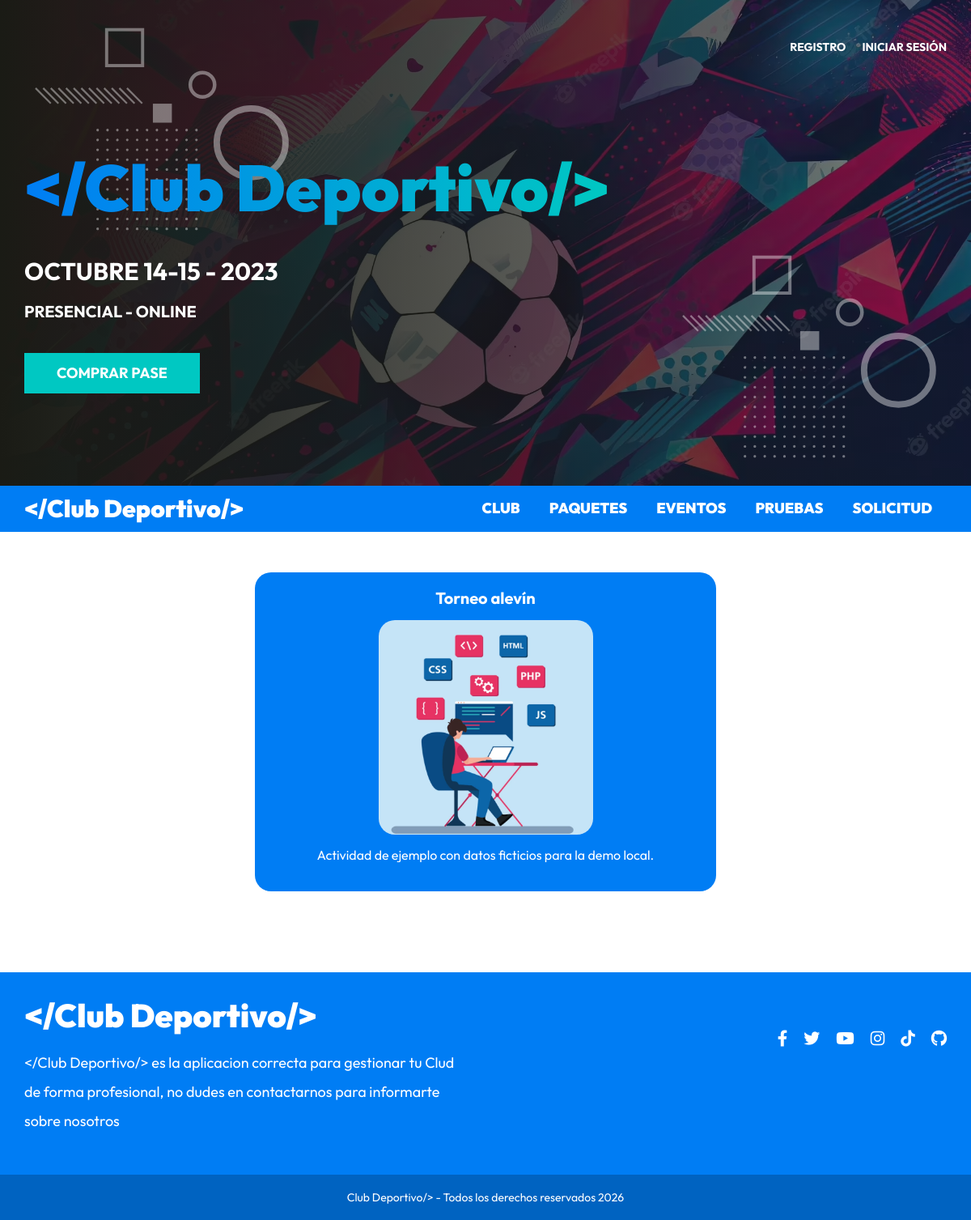
Page /evento?id=1 on the committed database.
### tables this page shows
CREATE TABLE eventos(id INT AUTO_INCREMENT PRIMARY KEY,nombre VARCHAR(120),descripcion TEXT,disponibles INT,categoria_id INT,dia_id INT,hora_id INT,entrenador_id INT,imagen VARCHAR(40));

### controllers/PaginasController.php (called while the page is built, shortened)
<?php
class PaginasController {
    public static function detalleEvento(Router $router) {
        $id = $_GET['id'] ?? null;
        $evento = Evento::find($id);
        $evento->categoria = Categoria::find($evento->categoria_id);
        $router->render('paginas/detalleEvento', [
            'titulo' => 'Evento Club Deportivo',
            'evento' => $evento
        ]);
    }
}

### public/index.php (called while the page is built, shortened)
<?php
$router = new Router();
$router->get('/login', [AuthController::class, 'login']);
$router->post('/login', [AuthController::class, 'login']);
$router->post('/logout', [AuthController::class, 'logout']);
$router->get('/registro', [AuthController::class, 'registro']);
$router->post('/registro', [AuthController::class, 'registro']);
$router->get('/olvide', [AuthController::class, 'olvide']);
$router->post('/olvide', [AuthController::class, 'olvide']);
$router->get('/reestablecer', [AuthController::class, 'reestablecer']);
$router->post('/reestablecer', [AuthController::class, 'reestablecer']);
$router->get('/mensaje', [AuthController::class, 'mensaje']);
$router->get('/confirmar-cuenta', [AuthController::class, 'confirmar']);
$router->get('/admin/dashboard', [DashboardController::class, 'index']);
$router->get('/admin/panel', [AdminController::class, 'index']);
$router->post('/admin/panel/usuarios/aceptar', [AdminController::class, 'aceptarUsuario']);
$router->post('/admin/panel/usuarios/rechazar', [AdminController::class, 'rechazarUsuario']);
$router->get('/admin/panel/editar', [AdminController::class, 'editar']);
$router->post('/admin/panel/editar', [AdminController::class, 'editar']);
$router->get('/admin/renovaciones', [RenovacionController::class, 'index']);
$router->get('/registro/renovaciones', [RenovacionController::class, 'crearSolicitud']);
$router->post('/admin/renovaciones/aceptar', [RenovacionController::class, 'aceptarRenovacion']);
$router->post('/admin/renovaciones/rechazar', [RenovacionController::class, 'rechazarRenovacion']);
$router->get('/admin/registrados/editar', [RegistradosController::class, 'editar']);
$router->post('/admin/registrados/editar', [RegistradosController::class, 'editar']);
$router->get('/admin/registrados', [RegistradosController::class, 'index']);
$router->post('/admin/registrados/aprobar', [RegistradosController::class, 'aprobarUsuario']);
$router->post('/admin/registrados/rechazar', [RegistradosController::class, 'rechazarUsuario']);
$router->get('/admin/entrenadores', [EntrenadoresController::class, 'index']);
$router->get('/admin/entrenadores/crear', [EntrenadoresController::class, 'crear']);
$router->post('/admin/entrenadores/crear', [EntrenadoresController::class, 'crear']);
$router->get('/admin/entrenadores/editar', [EntrenadoresController::class, 'editar']);
$router->post('/admin/entrenadores/editar', [EntrenadoresController::class, 'editar']);
$router->post('/admin/entrenadores/eliminar', [EntrenadoresController::class, 'eliminar']);
$router->get('/admin/eventos', [EventosController::class, 'index']);
$router->get('/admin/eventos/crear', [EventosController::class, 'crear']);
$router->post('/admin/eventos/crear', [EventosController::class, 'crear']);
$router->get('/admin/eventos/editar', [EventosController::class, 'editar']);
$router->post('/admin/eventos/editar', [EventosController::class, 'editar']);
$router->post('/admin/eventos/eliminar', [EventosController::class, 'eliminar']);
$router->get('/api/eventos-horario', [APIEventos::class, 'index']);
$router->get('/api/equipacion', [APIEquipacion::class, 'index']);
$router->get('/api/entrenadores', [APIEntrenadores::class, 'index']);
$router->get('/api/entrenador', [APIEntrenadores::class, 'entrenador']);
$router->get('/admin/patrocinadores', [PatrocinadorController::class, 'index']);
$router->get('/admin/patrocinadores/crear', [PatrocinadorController::class, 'crear']);
$router->post('/admin/patrocinadores/crear', [PatrocinadorController::class, 'crear']);
$router->get('/admin/patrocinadores/editar', [PatrocinadorController::class, 'editar']);
$router->post('/admin/patrocinadores/editar', [PatrocinadorController::class, 'editar']);
$router->post('/admin/patrocinadores/eliminar', [PatrocinadorController::class, 'eliminar']);
$router->get('/admin/equipacion', [EquipacionController::class, 'index']);
$router->get('/finalizar-registro', [RegistroController::class, 'crear']);
$router->post('/finalizar-registro/gratis', [RegistroController::class, 'gratis']);
$router->post('/finalizar-registro/pagar', [RegistroController::class, 'pagar']);
$router->get('/finalizar-registro/eventosconf', [RegistroController::class, 'eventosconf']);
$router->post('/finalizar-registro/eventosconf', [RegistroController::class, 'eventosconf']);
$router->get('/boleto', [RegistroController::class, 'boleto']);
$router->post('/boleto', [RegistroController::class, 'guardarFirma']);
$router->get('/firma', [RegistroController::class, 'firma']);
$router->get('/confirmar-firma', [RegistroController::class, 'confirmarFirma']);
$router->post('/renovacion', [RegistroController::class, 'solicitarRenovacion']);
$router->get('/', [PaginasController::class, 'index']);
$router->get('/clubdeportivo', [PaginasController::class, 'evento']);
$router->get('/paquetes', [PaginasController::class, 'paquetes']);
$router->get('/eventos', [PaginasController::class, 'eventos']);
$router->get('/evento', [PaginasController::class, 'detalleEvento']);
$router->get('/pruebas', [PaginasController::class, 'pruebas']);
$router->get('/404', [PaginasController::class, 'error']);
$router->comprobarRutas();

### models/ActiveRecord.php (called while the page is built, shortened)
<?php
class ActiveRecord {
    protected static $db;
    protected static $tabla = '';
    public static function setDB($database) {
        self::$db = $database;
    }
    public static function consultarSQL($query) {
        $resultado = self::$db->query($query);
        $array = [];
        while($registro = $resultado->fetch_assoc()) {
            $array[] = static::crearObjeto($registro);
        }
        return $array;
    }
    protected static function crearObjeto($registro) {
        $objeto = new static;
        foreach($registro as $key => $value ) {
            if(property_exists( $objeto, $key  )) {
                $objeto->$key = $value;
            }
        }
        return $objeto;
    }
    public static function find($id) {
        $query = "SELECT * FROM " . static::$tabla  ." WHERE id = ${id}";
        $resultado = self::consultarSQL($query);
        return array_shift( $resultado ) ;
    }
}

### views/paginas/detalleEvento.php (the view)
<main class="agenda2 <?php echo 'categoria-' . $evento->categoria_id; ?>">
    <div class="evento2__informacion">
        <h4 class="evento2__nombre"><?php echo $evento->nombre; ?></h4>
        <p class="evento2__introduccion">
            <?php if (isset($evento->imagen) && !empty($evento->imagen)) { ?>
                <picture>
                    <source srcset="/build/img/eventos/<?php echo $evento->imagen; ?>.webp" type="image/webp">
                    <source srcset="/build/img/eventos/<?php echo $evento->imagen; ?>.png" type="image/png">
                    <img loading="lazy" width="200" height="300" src="/build/img/eventos/<?php echo $evento->imagen; ?>.png" alt="Imagen del evento">
                </picture>
            <?php } ?>
        </p>
        <p class="evento2__introduccion"><?php echo $evento->descripcion; ?></p>
    </div>
</main>

### public/build/css/app.css (style rules this page uses)
html { line-height: 1.15; -webkit-text-size-adjust: 100%; }
body { margin: 0; }
main { display: block; }
img { border-style: none; }
html { font-size: 62.5%; box-sizing: border-box; height: 100%; }
*, *:before, *:after { box-sizing: inherit; }
body { font-family: "Outfit", sans-serif; font-size: 1.8rem; }
img { width: 100%; height: auto; border-radius: 2rem; }
.agenda2 { padding: 5rem 0; width: min(95%, 140rem); margin: 0 auto; display: flex; justify-content: center; }
.evento2__informacion { width: 50%; padding: 2rem; border-radius: 2rem; background-color: #007df4; color: #FFFFFF; transition: 300ms background-color ease; }
.evento2__informacion img { width: 50%; height: auto; border-radius: 2rem; }
.evento2__nombre { text-align: center; font-size: 2rem; margin: 0; display: -webkit-box; -webkit-line-clamp: 1; -webkit-box-orient: vertical; overflow: hidden; }
.evento2__introduccion { text-align: center; font-size: 1.6rem; display: -webkit-box; -webkit-box-orient: vertical; overflow: hidden; }
@media (min-width: 769px) { picture { display: flex; justify-content: center; } }

### rows in the picture
eventos: nombre "Torneo alevín", imagen (picture), descripcion "Actividad de ejemplo con datos ficticios para la demo local."
